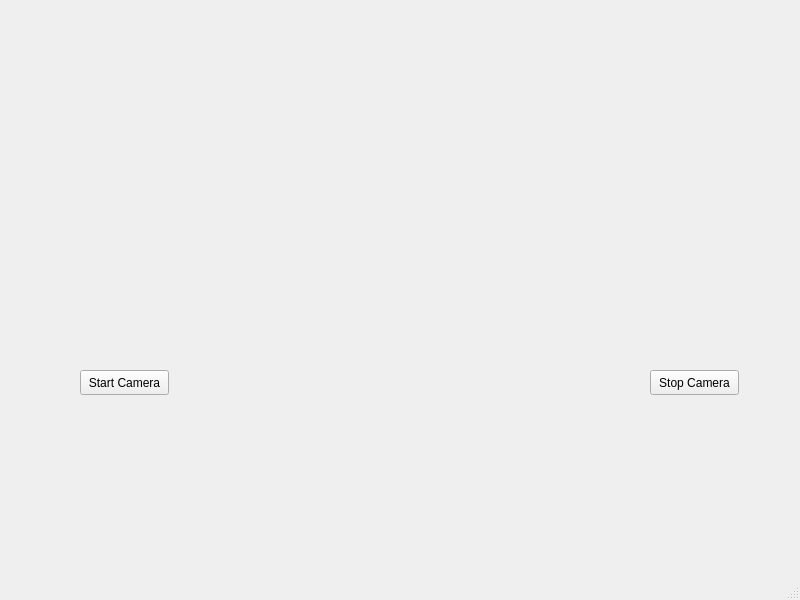
<?xml version="1.0" encoding="UTF-8"?>
<ui version="4.0">
 <class>MainWindow</class>
 <widget class="QMainWindow" name="MainWindow">
  <property name="geometry">
   <rect>
    <x>0</x>
    <y>0</y>
    <width>800</width>
    <height>600</height>
   </rect>
  </property>
  <property name="windowTitle">
   <string>MainWindow</string>
  </property>
  <widget class="QWidget" name="centralwidget">
   <widget class="QCameraViewfinder" name="widget_Camera_View" native="true">
    <property name="geometry">
     <rect>
      <x>39</x>
      <y>29</y>
      <width>721</width>
      <height>301</height>
     </rect>
    </property>
   </widget>
   <widget class="QPushButton" name="pushButton_Start_Camera">
    <property name="geometry">
     <rect>
      <x>80</x>
      <y>370</y>
      <width>89</width>
      <height>25</height>
     </rect>
    </property>
    <property name="text">
     <string>Start Camera</string>
    </property>
   </widget>
   <widget class="QPushButton" name="pushButton_Stop_Camera">
    <property name="geometry">
     <rect>
      <x>650</x>
      <y>370</y>
      <width>89</width>
      <height>25</height>
     </rect>
    </property>
    <property name="text">
     <string>Stop Camera</string>
    </property>
   </widget>
  </widget>
  <widget class="QMenuBar" name="menubar">
   <property name="geometry">
    <rect>
     <x>0</x>
     <y>0</y>
     <width>800</width>
     <height>22</height>
    </rect>
   </property>
  </widget>
  <widget class="QStatusBar" name="statusbar"/>
 </widget>
 <customwidgets>
  <customwidget>
   <class>QCameraViewfinder</class>
   <extends>QWidget</extends>
   <header>qcameraviewfinder.h</header>
   <container>1</container>
  </customwidget>
 </customwidgets>
 <resources/>
 <connections/>
</ui>
